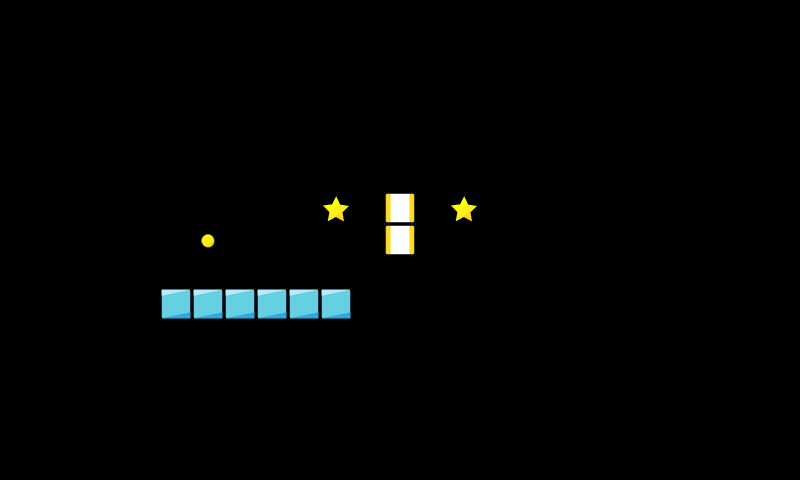

The image is a tile-based game level rendered from a .tmx file. Its description and source (layers, tilesets, objects; grid data summarised) follow:
An orthogonal 25x15 tile map with 32x32 px tiles, 1 tile layer (map).

<map version="1.2" tiledversion="1.2.4" orientation="orthogonal" renderorder="right-down" width="25" height="15" tilewidth="32" tileheight="32" infinite="0" nextlayerid="3" nextobjectid="1">
 <tileset firstgid="1" name="map_tiles" tilewidth="32" tileheight="32" tilecount="225" columns="15">
  <image source="../../img/map_tiles.png" width="480" height="480" />
 </tileset>
 <layer id="1" name="map" width="25" height="15">
  <data>[375 cells, 11 non-empty, 4 distinct tile ids]</data>
 </layer>
 <objectgroup id="2" name="Object Layer 1" />
</map>
